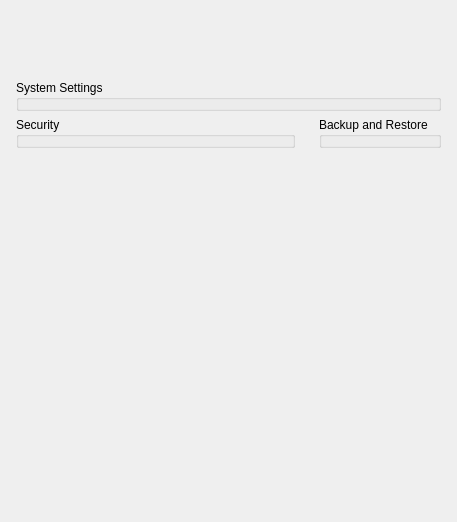
<?xml version="1.0" encoding="UTF-8"?>
<ui version="4.0">
 <class>GeneralSystemAdministrationWidget</class>
 <widget class="QWidget" name="GeneralSystemAdministrationWidget">
  <property name="geometry">
   <rect>
    <x>0</x>
    <y>0</y>
    <width>457</width>
    <height>522</height>
   </rect>
  </property>
  <layout class="QVBoxLayout" name="verticalLayout">
   <property name="spacing">
    <number>0</number>
   </property>
   <property name="leftMargin">
    <number>0</number>
   </property>
   <property name="topMargin">
    <number>0</number>
   </property>
   <property name="rightMargin">
    <number>0</number>
   </property>
   <property name="bottomMargin">
    <number>0</number>
   </property>
   <item>
    <widget class="nx::vms::client::desktop::Panel" name="topPanelWidget" native="true">
     <property name="sizePolicy">
      <sizepolicy hsizetype="Preferred" vsizetype="Fixed">
       <horstretch>0</horstretch>
       <verstretch>0</verstretch>
      </sizepolicy>
     </property>
     <layout class="QVBoxLayout" name="verticalLayout_4">
      <property name="spacing">
       <number>24</number>
      </property>
      <property name="leftMargin">
       <number>16</number>
      </property>
      <property name="topMargin">
       <number>24</number>
      </property>
      <property name="rightMargin">
       <number>16</number>
      </property>
      <property name="bottomMargin">
       <number>16</number>
      </property>
      <item>
       <widget class="nx::vms::client::desktop::EditableLabel" name="systemNameLabel" native="true"/>
      </item>
      <item>
       <widget class="QWidget" name="buttonWidget" native="true">
        <property name="focusPolicy">
         <enum>Qt::TabFocus</enum>
        </property>
       </widget>
      </item>
     </layout>
    </widget>
   </item>
   <item>
    <widget class="QWidget" name="settingsGroupsWidget" native="true">
     <layout class="QGridLayout" name="gridLayout" columnstretch="1,0">
      <property name="leftMargin">
       <number>16</number>
      </property>
      <property name="topMargin">
       <number>16</number>
      </property>
      <property name="rightMargin">
       <number>16</number>
      </property>
      <property name="bottomMargin">
       <number>16</number>
      </property>
      <property name="horizontalSpacing">
       <number>24</number>
      </property>
      <item row="1" column="1">
       <widget class="QGroupBox" name="backupGroupBox">
        <property name="title">
         <string>Backup and Restore</string>
        </property>
        <property name="flat">
         <bool>true</bool>
        </property>
        <layout class="QVBoxLayout" name="verticalLayout_3">
         <property name="leftMargin">
          <number>0</number>
         </property>
         <property name="topMargin">
          <number>0</number>
         </property>
         <property name="rightMargin">
          <number>0</number>
         </property>
         <property name="bottomMargin">
          <number>0</number>
         </property>
         <item>
          <widget class="QnDatabaseManagementWidget" name="backupWidget" native="true"/>
         </item>
        </layout>
       </widget>
      </item>
      <item row="1" column="0">
       <widget class="QGroupBox" name="securityGroupBox">
        <property name="title">
         <string>Security</string>
        </property>
        <property name="flat">
         <bool>true</bool>
        </property>
        <layout class="QVBoxLayout" name="verticalLayout_5">
         <property name="leftMargin">
          <number>0</number>
         </property>
         <property name="topMargin">
          <number>0</number>
         </property>
         <property name="rightMargin">
          <number>0</number>
         </property>
         <property name="bottomMargin">
          <number>0</number>
         </property>
         <item>
          <widget class="nx::vms::client::desktop::SecuritySettingsWidget" name="securitySettingsWidget" native="true"/>
         </item>
        </layout>
       </widget>
      </item>
      <item row="0" column="0" colspan="2">
       <widget class="QGroupBox" name="systemSettingsGroupBox">
        <property name="title">
         <string>System Settings</string>
        </property>
        <property name="flat">
         <bool>true</bool>
        </property>
        <layout class="QVBoxLayout" name="verticalLayout_2">
         <property name="leftMargin">
          <number>0</number>
         </property>
         <property name="topMargin">
          <number>0</number>
         </property>
         <property name="rightMargin">
          <number>0</number>
         </property>
         <property name="bottomMargin">
          <number>0</number>
         </property>
         <item>
          <widget class="QnSystemSettingsWidget" name="systemSettingsWidget" native="true"/>
         </item>
        </layout>
       </widget>
      </item>
     </layout>
    </widget>
   </item>
   <item>
    <spacer name="verticalSpacer">
     <property name="orientation">
      <enum>Qt::Vertical</enum>
     </property>
     <property name="sizeHint" stdset="0">
      <size>
       <width>20</width>
       <height>40</height>
      </size>
     </property>
    </spacer>
   </item>
   <item>
    <widget class="nx::vms::client::desktop::AlertBar" name="forceVideoEncryptionWarning" native="true">
     <property name="text" stdset="0">
      <string>Encrypting video traffic will significantly increase CPU usage.</string>
     </property>
    </widget>
   </item>
  </layout>
 </widget>
 <customwidgets>
  <customwidget>
   <class>nx::vms::client::desktop::Panel</class>
   <extends>QWidget</extends>
   <header location="global">nx/vms/client/desktop/common/widgets/panel.h</header>
   <container>1</container>
  </customwidget>
  <customwidget>
   <class>QnSystemSettingsWidget</class>
   <extends>QWidget</extends>
   <header location="global">ui/widgets/system_settings/system_settings_widget.h</header>
   <container>1</container>
  </customwidget>
  <customwidget>
   <class>QnDatabaseManagementWidget</class>
   <extends>QWidget</extends>
   <header location="global">ui/widgets/system_settings/database_management_widget.h</header>
   <container>1</container>
  </customwidget>
  <customwidget>
   <class>nx::vms::client::desktop::EditableLabel</class>
   <extends>QWidget</extends>
   <header location="global">nx/vms/client/desktop/common/widgets/editable_label.h</header>
   <container>1</container>
  </customwidget>
  <customwidget>
   <class>nx::vms::client::desktop::AlertBar</class>
   <extends>QWidget</extends>
   <header location="global">nx/vms/client/desktop/common/widgets/message_bar.h</header>
  </customwidget>
  <customwidget>
   <class>nx::vms::client::desktop::SecuritySettingsWidget</class>
   <extends>QWidget</extends>
   <header location="global">nx/vms/client/desktop/system_administration/widgets/security_settings_widget.h </header>
   <container>1</container>
  </customwidget>
 </customwidgets>
 <tabstops>
  <tabstop>systemNameLabel</tabstop>
  <tabstop>buttonWidget</tabstop>
  <tabstop>systemSettingsWidget</tabstop>
  <tabstop>backupWidget</tabstop>
 </tabstops>
 <resources/>
 <connections/>
</ui>
